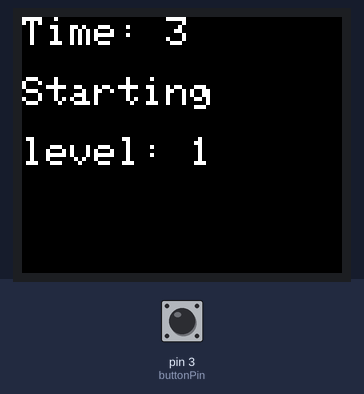
Bench run of a sketch on a simulated Arduino Uno, built with avr-gcc and run on an emulated ATmega328P. Shown: 160×128 colour display. The test bench sets the inputs (shaded band); at power-on: pin 3 (buttonPin) HIGH.

Above: at 1.3 s.
1.4 s: pin 3 (buttonPin) pulled LOW for 0.15 s
At 2.6 s:
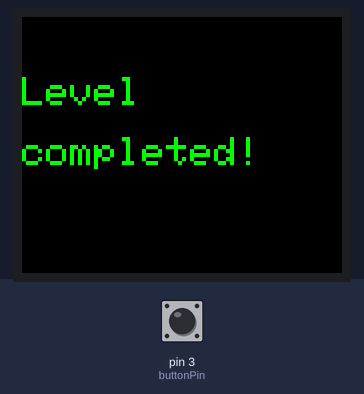
4.5 s: pin 3 (buttonPin) pulled LOW for 1 s
At 8.1 s:
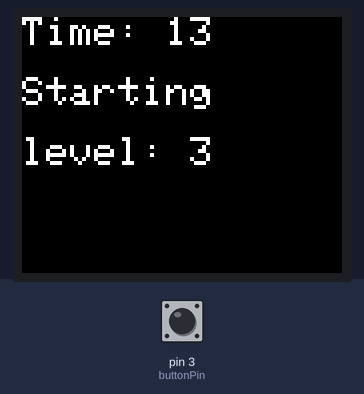
8.3 s: pin 3 (buttonPin) pulled LOW for 0.15 s
At 10.49 s:
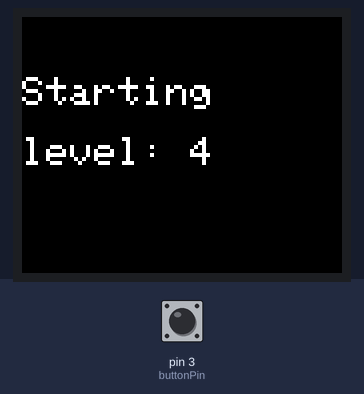
11.4 s: pin 3 (buttonPin) pulled LOW for 1 s
At 22.0 s:
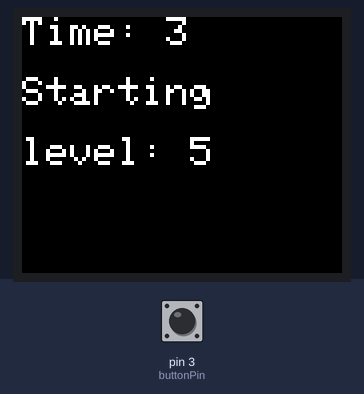
Timing chart, 0 to 22.2 s (numbered marks = the images above; inputs shaded):
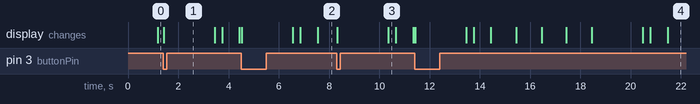

Measured:
- after the input at 1.4 s, the display: changes at once (image 1)
- after the input at 4.5 s, the display: first changes at once (image 2 shows a later state)
- after the input at 8.3 s, the display: first changes at once (image 3 shows a later state)
- after the input at 11.4 s, the display: first changes at once (image 4 shows a later state)

The sketch:

Menu6.ino
```cpp
//Working code with specific timer to respective level and display remaining timinig on 1.8tft Display
#include <Adafruit_GFX.h>
#include <Adafruit_ST7735.h>
#include <SPI.h>

#define TFT_CS     10
#define TFT_RST    8
#define TFT_DC     9

Adafruit_ST7735 tft = Adafruit_ST7735(TFT_CS, TFT_DC, TFT_RST);

const int buttonPin = 3; // Pin where the user button is connected
bool levelCompleted = false; // Flag to track if the level is completed
unsigned long previousMillis = 0; // Stores the last time the interval was checked
unsigned long interval = 5000; // Initial interval set to 5 seconds
int currentLevel = 1; // Start at level 1

void setup() {
  pinMode(buttonPin, INPUT_PULLUP); // Enable internal pull-up resistor
  tft.initR(INITR_BLACKTAB);   // Initialize TFT
  tft.setRotation(1); // Rotate display by 90 degrees
  tft.fillScreen(ST7735_BLACK); // Clear screen
  tft.setTextColor(ST7735_WHITE);
  tft.setTextSize(2);

  startLevel();
}

void loop() {
  checkElapsedTime();
  checkUserInput();
}

void checkElapsedTime() {
  unsigned long currentMillis = millis();
  unsigned long remainingTime = (interval - (currentMillis - previousMillis)) / 1000;

  // Display the remaining time on the TFT
  tft.fillRect(0, 0, 128, 20, ST7735_BLACK); // Clear the time area
  tft.setCursor(0, 0);
  tft.print("Time: ");
  tft.print(remainingTime);

  // Check if the specified interval has passed
  if (currentMillis - previousMillis >= interval) {
    if (!levelCompleted) {
      tft.fillScreen(ST7735_BLACK);
      tft.setCursor(0, 30);
      tft.setTextColor(ST7735_RED);
      tft.print("Time's up!");
      delay(2000); // Wait for 2 seconds
      startLevel(); // Restart the level
    }
  }
}

void checkUserInput() {
  if (digitalRead(buttonPin) == LOW) { // Button pressed (LOW due to pull-up)
    levelCompleted = true;
    tft.fillScreen(ST7735_BLACK);
    tft.setCursor(0, 30);
    tft.setTextColor(ST7735_GREEN);
    tft.print("Level ");
    tft.setCursor(0, 60);
    tft.print("completed! ");
    delay(2000); // Wait for 2 seconds
    nextLevel();
  }
}

void startLevel() {
  levelCompleted = false;
  previousMillis = millis(); // Reset the timer

  // Set the interval based on the current level
  switch (currentLevel) {
    case 1:
      interval = 5000; // 5 seconds for level 1
      break;
    case 2:
      interval = 10000; // 10 seconds for level 2
      break;
    case 3:
      interval = 15000; // 15 seconds for level 3
      break;
    default:
      interval = 5000; // Default back to 5 seconds for any other levels
      break;
  }

  tft.fillScreen(ST7735_BLACK);
  tft.setCursor(0, 30);
  tft.setTextColor(ST7735_WHITE);
  tft.print("Starting ");
  tft.setCursor(0, 60);
 tft.print("level: ");
  tft.print(currentLevel);
}

void nextLevel() {
  currentLevel++;
  startLevel(); // Call startLevel() to initialize the new level
}
```
